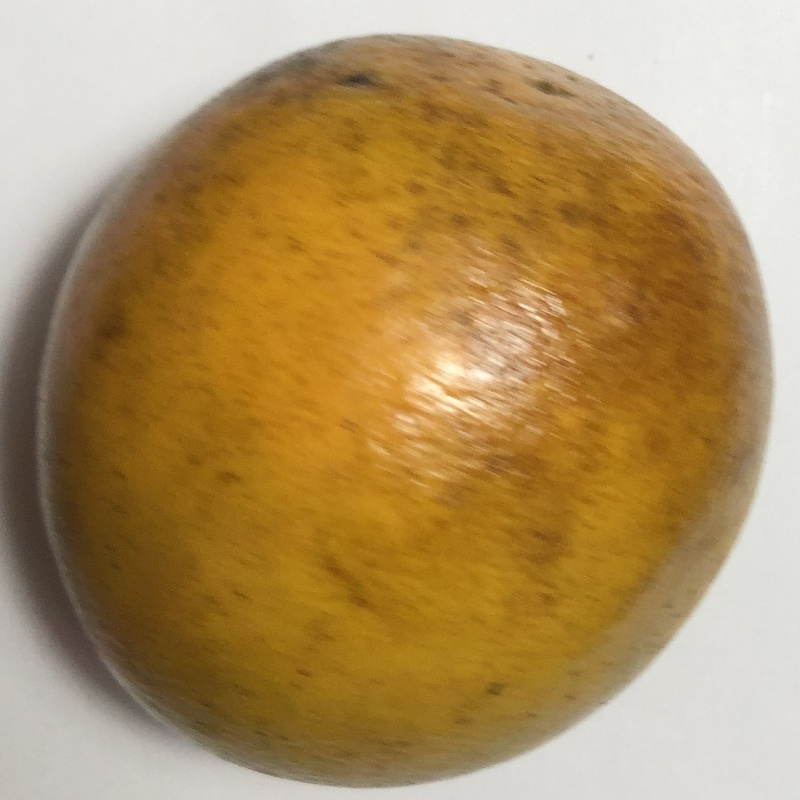
#> input picture dataset/train/blackspot/b (1).jpg, 800 x 800 px; its folder holds only this picture in this run
$ jupyter execute --allow-errors image_processsing.ipynb
#> lines starting #> are read from the running program, lines starting #| are printed output that depends on the picture
[cell 1]
import cv2
import numpy as np
import os

from skimage.feature import local_binary_pattern

[cell 2]
dataset_path = "../dataset/train"

[cell 3]
def extract_features(image_path):

#> called with image_path = '../dataset/train/blackspot/b (1).jpg'
    img = cv2.imread(image_path)
#> img is the input picture: shape (800, 800, 3); mean B, G, R 93, 142.6, 173.4

    img = cv2.resize(
        img,
        (224,224)
    )
#> img: shape (224, 224, 3)

    hsv = cv2.cvtColor(
        img,
        cv2.COLOR_BGR2HSV
    )
#> hsv: shape (224, 224, 3); mean H, S, V 20.2, 130.2, 173.4

    hist = cv2.calcHist(
        [hsv],
        [0,1,2],
        None,
        [8,8,8],
        [0,256,0,256,0,256]
    )

    hist = cv2.normalize(
        hist,
        hist
    ).flatten()
#> hist = 512 values, max 0.575 at index 53, min 0 at index 0, mean 0.00732

    gray = cv2.cvtColor(
        img,
        cv2.COLOR_BGR2GRAY
    )
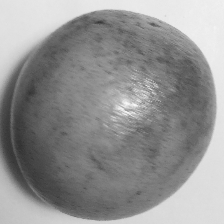
#> gray: shape (224, 224); min 48, max 248, mean 146.1

    lbp = local_binary_pattern(
        gray,
        8,
        1,
        method='uniform'
    )
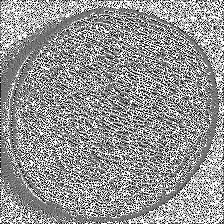
#> lbp: shape (224, 224) float64; min 0, max 9, mean 5.21; drawn with min black and max white

    lbp_hist,_ = np.histogram(
        lbp.ravel(),
        bins=np.arange(11),
        range=(0,10)
    )
#> lbp_hist = [3443, 3915, 2539, 4553, 6474, 5749, 3953, 4597, 6481, 8472]

    lbp_hist = lbp_hist.astype("float")

    lbp_hist /= (
        lbp_hist.sum() + 1e-6
    )
#> lbp_hist = [0.0686, 0.078, 0.0506, 0.0907, 0.129, 0.115, 0.0788, 0.0916, 0.129, 0.169]

    features = np.hstack(
        [hist,lbp_hist]
    )
#> features = 522 values, max 0.575 at index 53, min 0 at index 0, mean 0.00909

    return features

[cell 4]
X = []
y = []

for cls in os.listdir(dataset_path):

    class_path = os.path.join(
        dataset_path,
        cls
    )

    for img_name in os.listdir(class_path):

        path = os.path.join(
            class_path,
            img_name
        )

        try:

            features = extract_features(path)

            X.append(features)

            y.append(cls)

        except:

            pass
#> pass 2 of the loop `for cls in os.listdir(dataset_path):`:
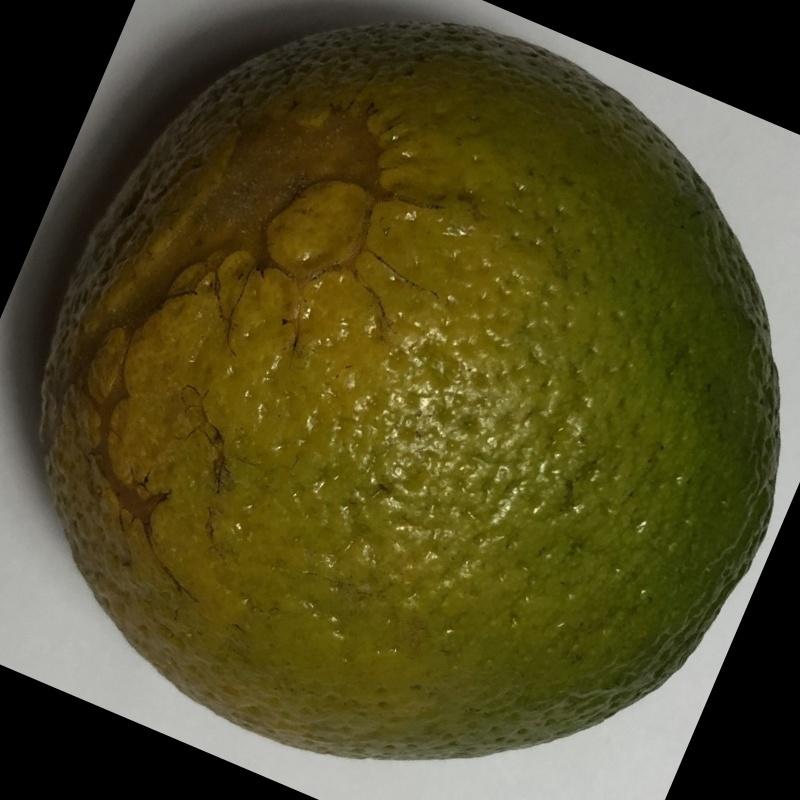
#> input picture dataset/train/canker/c (1).jpg, 800 x 800 px
#> in extract_features, img is the input picture: shape (800, 800, 3); mean B, G, R 37.2, 75.5, 81.2
#> img: shape (224, 224, 3)
#> hsv: shape (224, 224, 3); mean H, S, V 24.1, 143.2, 82
#> hist = 512 values, max 0.627 at index 58, min 0 at index 7, mean 0.00742
#> in extract_features (call 2), `gray = cv2.cvtColor( img, cv2.COLOR_BGR2GRAY )`:
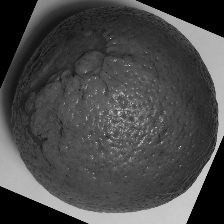
#> gray: shape (224, 224); min 0, max 227, mean 72.7
#> in extract_features (call 2), `lbp = local_binary_pattern( gray, 8, 1, method='uniform' )`:
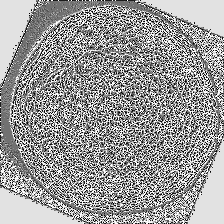
#> lbp: shape (224, 224) float64; min 0, max 9, mean 5.45; drawn with min black and max white
#> in extract_features (call 2), `lbp_hist,_ = np.histogram( lbp.ravel(), bins=np.arange(11), range=(0,1..`: lbp_hist = [3575, 3643, 2502, 3928, 5572, 4504, 3358, 4203, 11408, 7483]
#> in extract_features (call 2), `lbp_hist /= ( lbp_hist.sum() + 1e-6 )`: lbp_hist = [0.0712, 0.0726, 0.0499, 0.0783, 0.111, 0.0898, 0.0669, 0.0838, 0.227, 0.149]
#> in extract_features (call 2), `features = np.hstack( [hist,lbp_hist] )`: features = 522 values, max 0.627 at index 58, min 0 at index 7, mean 0.00919

[cell 5]
X = np.array(X)

print(X.shape)
#| (2, 522)
